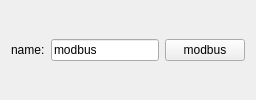
                 <widget class="QWidget" name="widget_6" native="true">
                  <layout class="QGridLayout" name="gridLayout_10">
                   <item row="0" column="0">
                    <widget class="QLabel" name="label_14">
                     <property name="text">
                      <string>name:</string>
                     </property>
                    </widget>
                   </item>
                   <item row="0" column="1">
                    <widget class="QLineEdit" name="mb_sem_name">
                     <property name="toolTip">
                      <string>semaphore name</string>
                     </property>
                     <property name="statusTip">
                      <string>semaphore name</string>
                     </property>
                     <property name="text">
                      <string>modbus</string>
                     </property>
                    </widget>
                   </item>
                   <item row="0" column="2">
                    <widget class="QPushButton" name="mb_sem_name_default">
                     <property name="toolTip">
                      <string>set default semaphore name (modbus)</string>
                     </property>
                     <property name="statusTip">
                      <string>set default semaphore name (modbus)</string>
                     </property>
                     <property name="text">
                      <string>modbus</string>
                     </property>
                    </widget>
                   </item>
                  </layout>
                 </widget>
